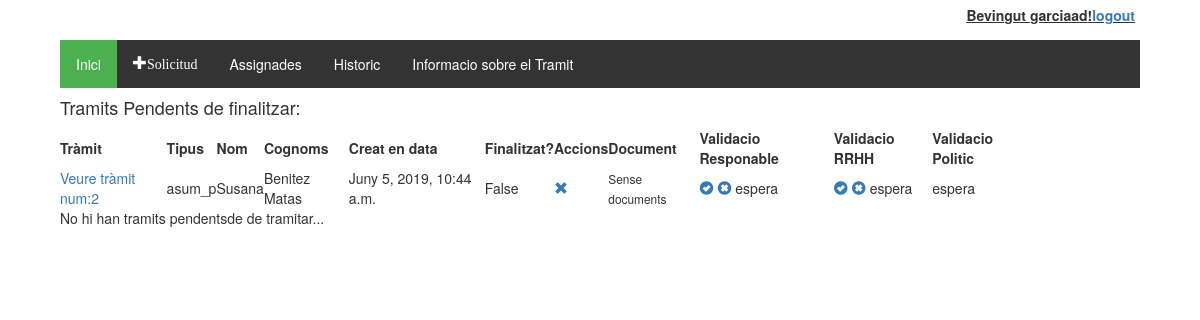
The page /tramitador/assignades/ (signed in) on the database as committed earlier.
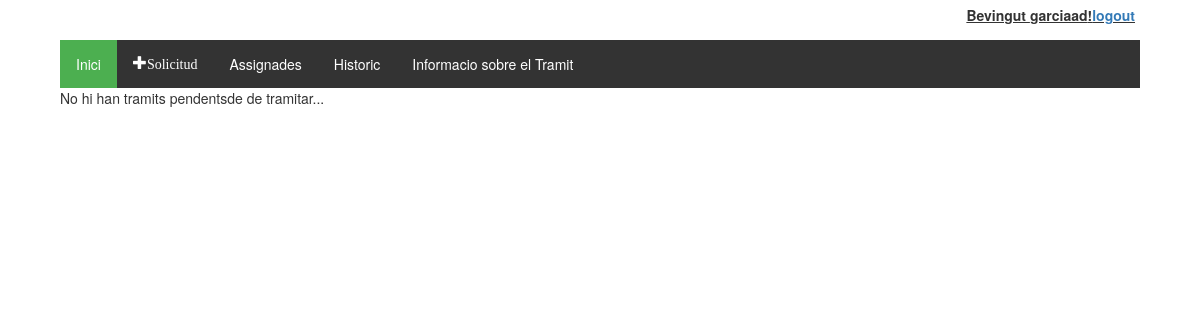
The same page on the database as committed later.
### tramitador/models.py (models this page shows, shortened)
class Tramit(models.Model):
    validacio = (
        ('conforme','conforme'),
        ('inconforme','no conforme'),
        ('espera', 'en espera'),
    )
    tipologia = (
        ('vacances', 'Vacances'),
        ('perm_precep', 'Permisos preceptius'),
        ('perm_no_precep', 'Permisos no preceptius'),
        ('asum_p', 'Asumptes personals'),
    )
    treballador = models.ForeignKey(Treballadors, on_delete=models.CASCADE)
    document = models.ForeignKey(Document, on_delete=models.SET_NULL, null=True, blank=True)
    creat_en = models.DateTimeField(auto_now_add=True)
    modificat_en = models.DateTimeField(auto_now=True)
    data_sol = models.CharField(max_length=250, help_text = "Interval de dates amb guións '-', per dies no consecutios emprar ',' Exemple:01/01/2019 - 05/01/2019, 07/01/2019")
    tipus = models.CharField(max_length=40, choices=tipologia, default='asum_p')
    finalitzat = models.BooleanField(default=False)
    """Validacio de RRHH"""
    valRRHH = models.CharField(max_length=20, choices=validacio, default='espera')
    """Validacio del responsable"""
    valResp =  models.CharField(max_length=20, choices=validacio, default='espera')
    """Validacio del Politic"""
    valPol = models.CharField(max_length=20, choices=validacio, default='espera')
    """En cas de voler explicar el motiu"""
    missatge_usuari = models.CharField(max_length=2000, null = True, blank=True)
    missatge_responsable = models.CharField(max_length=2000, null = True, blank=True)
    """Millores per el admin site"""
    def was_published_recently(self):
        return self.creat_en >= timezone.now() - datetime.timedelta(days=1)
    was_published_recently.admin_order_field = 'creat_en'
    was_published_recently.boolean = True
    was_published_recently.short_description = 'Publicat recentment?'

class Treballadors(AbstractUser):
    usuari = models.CharField(max_length=20)
    """nom = models.CharField(max_length=20)
    cognoms = models.CharField(max_length=20)
    email = models.CharField(max_length=50)"""
    dni = models.CharField(max_length=20, null = True, blank=True)
    areas = models.ManyToManyField(Area)
    """rol = models.CharField(max_length=20, choices = tip_rols, default = 'treb')
    estat = models.CharField(max_length=10, choices = tip_estats, default = 'alta')"""

### tramitador/views.py (the view)
# urls.py: path('assignades/',views.assignades, name="assignades"),
@login_required
def assignades(request):
    groups = request.user.groups.all()
    rol = []
    l = []
    tramits_pendents_RRHH = None
    for g in groups:
        l.append(g.name)
    if "responsables" in l:
        tramits_pendents = Tramit.objects.all().filter(treballador__areas__in = request.user.areas.all()).filter( Q(valResp = "espera") | Q(valRRHH="inconforme")).exclude(finalitzat = True)
        if "RRHH" in l:
            tramits_pendents_RRHH = Tramit.objects.all().filter(~Q(valResp ="espera")).exclude(finalitzat = True)
            rol.append("RRHH")
        rol.append("responsables")
    elif "RRHH" in l:
        tramits_pendents_RRHH = Tramit.objects.all().filter(~Q(valResp ="espera")).exclude(finalitzat = True)
        rol.append("RRHH")
    elif "politics" in l:
        tramits_pendents = Tramit.objects.all().filter(Q(valRRHH = "conforme") & Q(finalitzat = False))
        rol.append('politics')
    if(tramits_pendents_RRHH != None):
        context = {'tramits_pendents': tramits_pendents,'rol': rol, 'tramits_pendents_RRHH':tramits_pendents_RRHH }
        return render(request, 'tramits/assignades.html', context)
    else:
        context = {'tramits_pendents': tramits_pendents,'rol': rol}
        return render(request, 'tramits/assignades.html', context)

### tramitador/templatetags/group.py (called while the page is built)
@register.filter(name='has_group')
def has_group(user, group_name):
    group_name = group_name.split(";")
    for group in group_name:
        if(user.groups.filter(name=group).exists()):
            return True
    return False

### tramitador/templates/tramits/assignades.html (shortened to what the changed rows need)
{% extends 'tramits/base.html' %}
{% block content %}
  {% if tramits_pendents %}
  <h4>Tramits Pendents de finalitzar:</h4>
  <div id="main_table">
    <table>
      <tr>
        <th>Tràmit</th><th>Tipus</th><th>Nom</th><th>Cognoms</th><th>Creat en data</th><th>Finalitzat?</th><th>Accions</th><th>Document</th><th>Validacio Responable</th><th>Validacio RRHH</th>
        <th>Validacio Politic</th>
      </tr>
      {% for tramit in tramits_pendents %}
      <tr>
        <td><a href="{% url 'tramit_detall' tramit.id %}">Veure tràmit num:{{tramit.id}}</a></td><td>{{tramit.tipus}}</td><td>{{tramit.treballador.first_name}}</td><td>{{tramit.treballador.last_name}}</td>
        <td>{{tramit.creat_en}}</td><td>{{tramit.finalitzat}}</td><td><a href="{% url 'tramit_eliminar' tramit.id %}" onclick="return confirm('Estas segur de vole eliminar el tràmit?')" class="glyphicon glyphicon-remove"></a></td>
        <td>
          {% if tramit.document %}
            <a href='{{ tramit.document.document.url }}' class="glyphicon glyphicon-save-file"></a>
          {% else %}
            <small>Sense documents</small>
          {% endif %}
        </td>
        <td>
          {% if 'responsables' in rol %}
            <a href="{% url 'validar' tramit.id rol %}" class="glyphicon glyphicon-ok-sign" title="Validar el Tràmit" id="validar" data-tramit="{{tramit.id}}" data-rol="{{rol}}"></a>
            <a href="{% url 'denegar' tramit.id rol %}" class="glyphicon glyphicon-remove-sign" title="Denegar el Tràmit" id="denegar" data-tramit="{{tramit.id}}" data-rol="{{rol}}"></a>
          {% endif %}
          {{tramit.valResp}}
        </td>
        <td>
          {% if 'RRHH' in rol %}
            <a href="{% url 'validar' tramit.id rol %}" class="glyphicon glyphicon-ok-sign" title="Validar el Tràmit" id="validar" data-tramit="{{tramit.id}}" data-rol="{{rol}}"></a>
            <a href="{% url 'denegar' tramit.id rol %}" class="glyphicon glyphicon-remove-sign" title="Denegar el Tràmit" id="denegar" data-tramit="{{tramit.id}}" data-rol="{{rol}}"></a>
          {% endif %}
            {{tramit.valRRHH}}
        </td>
        <td>
            {{tramit.valPol}}
        </td>
      </tr>
      {% endfor %}
    </table>
  </div>
  {% endif %}
  {% if tramits_pendents_RRHH %}
    <h4>Tramits Pendents com a RRHH:</h4>
    <table>
      <tr>
        <th>Tràmit</th><th>Tipus</th><th>Nom</th><th>Cognoms</th><th>Creat en data</th><th>Finalitzat?</th><th>Accions</th><th>Document</th><th>Validacio Responable</th><th>Validacio RRHH</th>
        <th>Validacio Politic</th>
      </tr>
      {% for tramit in tramits_pendents_RRHH %}
      <tr>
        <td><a href="{% url 'tramit_detall' tramit.id %}">Veure tràmit num:{{tramit.id}}</a></td><td>{{tramit.tipus}}</td><td>{{tramit.treballador.first_name}}</td><td>{{tramit.treballador.last_name}}</td>
        <td>{{tramit.creat_en}}</td><td>{{tramit.finalitzat}}</td><td><a href="{% url 'tramit_eliminar' tramit.id %}" onclick="return confirm('Estas segur de vole eliminar el tràmit?')" class="glyphicon glyphicon-remove"></a></td>
        <td>
          {% if tramit.document %}
            <a href='{{ tramit.document.document.url }}' class="glyphicon glyphicon-save-file"></a>
          {% else %}
            <small>Sense documents</small>
          {% endif %}
        </td>
        <td>
          {% if 'responsables' in rol %}
            <a href="{% url 'validar' tramit.id rol %}" class="glyphicon glyphicon-ok-sign" title="Validar el Tràmit" id="validar" data-tramit="{{tramit.id}}" data-rol="{{rol}}"></a>
            <a href="{% url 'denegar' tramit.id rol %}" class="glyphicon glyphicon-remove-sign" title="Denegar el Tràmit" id="denegar" data-tramit="{{tramit.id}}" data-rol="{{rol}}" onclick="return confirm('Estas segur de voler denegar el tràmit?')"></a>
          {% endif %}
          {{tramit.valResp}}
        </td>
        <td>
          {% if 'RRHH' in rol %}
            <a href="{% url 'validar' tramit.id rol %}" class="glyphicon glyphicon-ok-sign" title="Validar el Tràmit" id="validar" data-tramit="{{tramit.id}}" data-rol="{{rol}}"></a>
            <a href="{% url 'denegar' tramit.id rol %}" class="glyphicon glyphicon-remove-sign" title="Denegar el Tràmit" id="denegar" data-tramit="{{tramit.id}}" data-rol="{{rol}}"  onclick="return confirm('Estas segur de voler denegar el tràmit?')"></a>
          {% endif %}
            {{tramit.valRRHH}}
        </td>
        <td>
          {% if 'politics' in rol %}
            <a href="{% url 'validar' tramit.id rol %}" class="glyphicon glyphicon-ok-sign" title="Validar el Tràmit" id="validar" data-tramit="{{tramit.id}}" data-rol="{{rol}}"></a>
            <a href="{% url 'denegar' tramit.id rol %}" class="glyphicon glyphicon-remove-sign" title="Denegar el Tràmit" id="denegar" data-tramit="{{tramit.id}}"data-rol="{{rol}}"></a>
          {% endif %}
            {{tramit.valPol}}
        </td>
      </tr>
      {% endfor %}
    </table>
    </div>
    {% else %}
      <p>No hi han tramits pendentsde de tramitar...</p>
    {% endif %}
{% endblock %}

Rows that differ between the two databases and show on the page:
removed Tramit: id "2", tipus "asum_p", treballador.first_name "Susana", treballador.last_name "Benitez Matas", creat_en "Juny 5, 2019, 10:44 a.m.", finalitzat "False", shows "Sense documents", valResp "espera", valRRHH "espera", valPol "espera"
Other text that changed with them:
text no longer shown: "Tramits Pendents de finalitzar: Tràmit Tipus Nom Cognoms Creat en data Finalitzat? Accions Document Validacio Responable Validacio RRHH Validacio Politic"
